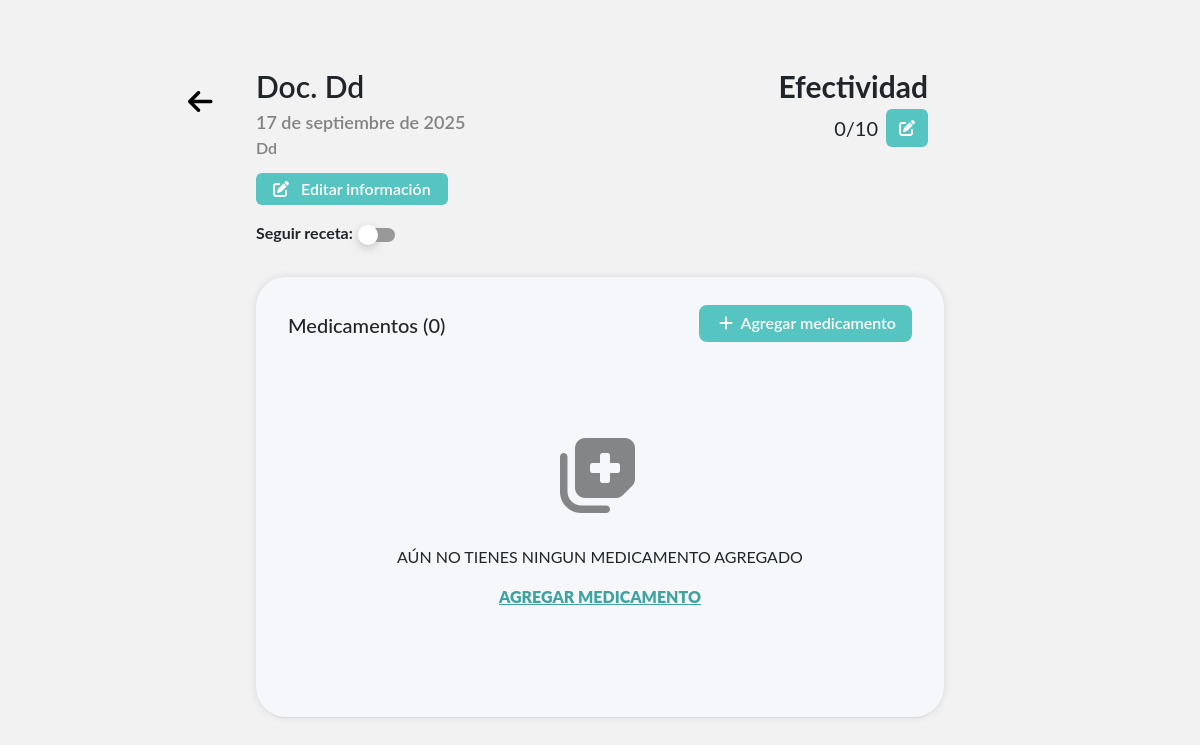
Page /receta/43/ on the earlier database version.
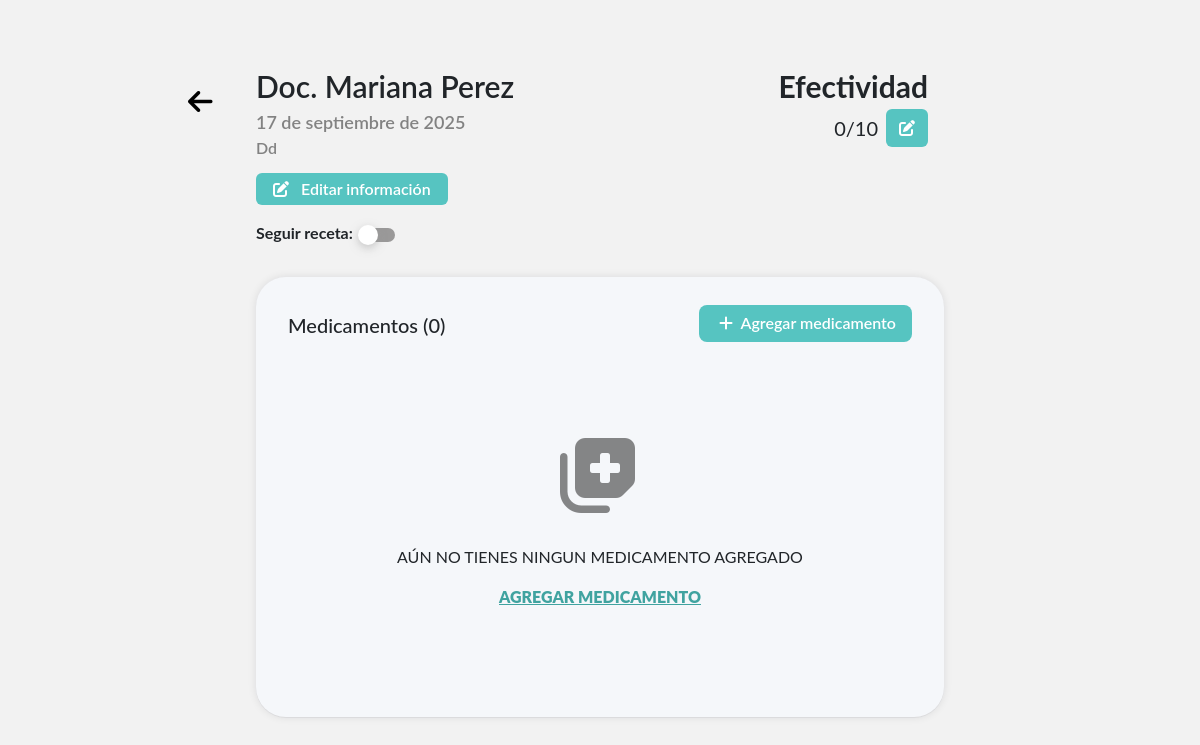
Same page on the later database version.
### miApp/models.py (models this page shows, shortened)
class Receta(models.Model):
    doc = models.CharField(max_length=255)
    fecha = models.DateField()
    efectividad = models.IntegerField(default=0)
    activo = models.BooleanField(default=False)
    lugar = models.CharField(max_length=100, null=True , blank=True)
    def cantidad_medicinas(self):
        return self.medicamentos.count()

### miApp/views.py (the view, shortened to what this page needs)
# urls.py: path('receta/<int:id>/', views.RecetaDetalle, name='receta-detalle'),
def RecetaDetalle(request, id):
    receta = Receta.objects.get(id=id)
    medicinas = Medicamento.objects.filter(receta_id=id).order_by('-id')
    return render(request, "recetaDetalle.html", {"receta": receta, "medicinas": medicinas})

### miApp/templates/recetaDetalle.html (shortened to what this page needs)
{% load static %}
<!DOCTYPE html>
<html lang="en">
<head>
    <link href="https://cdn.jsdelivr.net/npm/bootstrap@5.3.8/dist/css/bootstrap.min.css" rel="stylesheet">
    <link rel="stylesheet" href="https://cdnjs.cloudflare.com/ajax/libs/font-awesome/6.7.2/css/all.min.css">
    <link rel="stylesheet" href="{% static 'css/root.css' %}">
    <link rel="stylesheet" href="{% static 'css/detalles.css' %}">
    <link rel="stylesheet" href="{% static 'css/modalAgregarMedicamento.css' %}">
    <link rel="stylesheet" href="{% static 'css/modalAgregar.css' %}">
</head>
<body>
    <div class="container container-fluid w-50 ">
        <div class="back">
        <a href="../../"><i class="fa-solid fa-arrow-left fs-3 mt-3"></i></a>
        </div>
        <div class="top d-flex">
            <div class="informacion">
                <p class="doc">
                    {%  if  receta.doc|default_if_none:"" %}
                         Doc. {{ receta.doc|title }}
                        {% else %}
                        Doctor no asignado
                        {% endif %}
                </p>
                <p class="fecha mb-0">{{  receta.fecha|date:"j \\d\\e F \\d\\e Y"  }}</p>
                <p class="mb-0 lugar">
                        {%  if  receta.lugar|default_if_none:"" %}
                        {{ receta.lugar|title }}
                        {% else %}
                        Lugar no asignado
                        {% endif %}
                </p>
                <button class="btn scl2 editRecetaInfo"
                    data-bs-toggle="modal"
                    data-bs-target="#editarRecetaModal"
                    data-id="{{receta.id}}"
                    data-doc="{{receta.doc}}"
                    data-lugar="{{receta.lugar}}"
                    data-fecha="{{receta.fecha|stringformat:'s'}}"
                    >
                    <i class="fa-solid fa-edit me-2"></i> Editar información</button>
               <div class="checkbox-wrapper-3 d-flex">
                <p><b>Seguir receta:</b></p>
                <label for="cbx-3" class="toggle"><span></span></label>
                </div>
            </div>
            <div class="efectividad ">
                <p class="title"><b>Efectividad</b></p>
                <div class="efectividad-child d-flex">
                    <p class="valor me-3 mb-0" id="efectividad-valor"  data-efectid="{{ receta.id }}">{{ receta.efectividad }}/10</p>
                    <button class="btn scl2" id="efectividad-btn">
                        <i class="fa-solid fa-edit"></i>
                    </button>
                </div>
            </div>
        </div>
        <div class="info">
            <div class="info-top mb-3">
                <h5 class="mt-1">Medicamentos ({{receta.cantidad_medicinas}})</h5>
                <button class="scl2 aggbtn " data-bs-toggle="modal" data-bs-target="#exampleModal" ><i class="fa-solid fa-plus me-1 "  ></i><span class="agg"> Agregar medicamento</span></button>
            </div>
            <div class="info-contenido ">
                {% if medicinas %}
                {% for med in medicinas %}
                <div class="medicina">
                    <div class="mediciona-info">
                        <p class="medicina-title">{{ med.nombre|upper}}</p>
                        <div class="periodos">
                             <p class="cada me-2"><i class="fa-solid fa-capsules"></i> {{ med.cantidad}}</p>
                            <p class="cada me-4"><i class="fa-regular fa-clock"></i> Cada: {{ med.cada }}</p>
                            <p class="durante"><i class="fa-regular fa-calendar"></i> Durante:   {{ med.durante}}</p>
                        </div>
                    </div>
                    <div class="mediciona-acciones">
                        <button class="scl ver btn"
                            data-bs-toggle="modal"
                            data-bs-target="#modalMedicamento"
                            data-img="{% if med.img %}{{ med.img }}{% else %}/media/default.png{% endif %}"
                        >
                        <i class="fa-solid fa-eye"></i></button>
                        <button class="scl edit btn"
                        data-receta_id="{{receta.id}}"
                        data-id="{{ med.id }}"
                        data-title="{{med.nombre|capfirst}}"
                        data-cantidad="{{med.cantidad}}"
                        data-cada="{{med.cada}}"
                        data-durante="{{med.durante}}"
                        data-bs-toggle="modal" data-bs-target="#editModal"
                        ><i class="fa-solid fa-pencil"></i></button>
                        <button class="scl borrar btn" onclick="document.getElementById('deleteReceta-{{ med.id }}').submit()"><i class="fa-solid fa-trash"></i></button>
                        <form action="./" method="POST" id="deleteReceta-{{ med.id }}"> {% csrf_token %}<input type="hidden" name="deleteID" value="{{ med.id }}" ></form>
                    </div>
                </div>
                {% endfor %}
                 {% else%}
                    {%  include 'sinMedicinas.html' %}
                {% endif %}
            </div>
        </div>
    </div>
</body>
</html>

### miApp/templates/sinMedicinas.html
<div class="sinMedicina">
    <i class="fa-solid fa-notes-medical"></i>
    <p>AÚN NO TIENES NINGUN MEDICAMENTO AGREGADO</p>
    <a href="" data-bs-toggle="modal" data-bs-target="#exampleModal">AGREGAR MEDICAMENTO</a>
</div>

### miApp/templates/modales/editarReceta.html (shortened to what this page needs)
{% load static %}

### miApp/static/css/root.css (style rules this page uses)
:root { --botones: #56C4C1; --card: #F5F7FA; --borde: #C0C0C0; --opaco: #00000076; --delete: rgb(209, 94, 52); --text: rgb(64, 163, 160); }
body { background-color: #F2F2F2; font-family: 'Lato', sans-serif; }
.scl2 { transition: 0.3s ease-out; }

### miApp/static/css/modalAgregarMedicamento.css (style rules this page uses)
.title { font-size: 30px !important; }

Differences in the rows shown:
changed Receta "Dd": doc "Dd" → "Mariana Perez"
